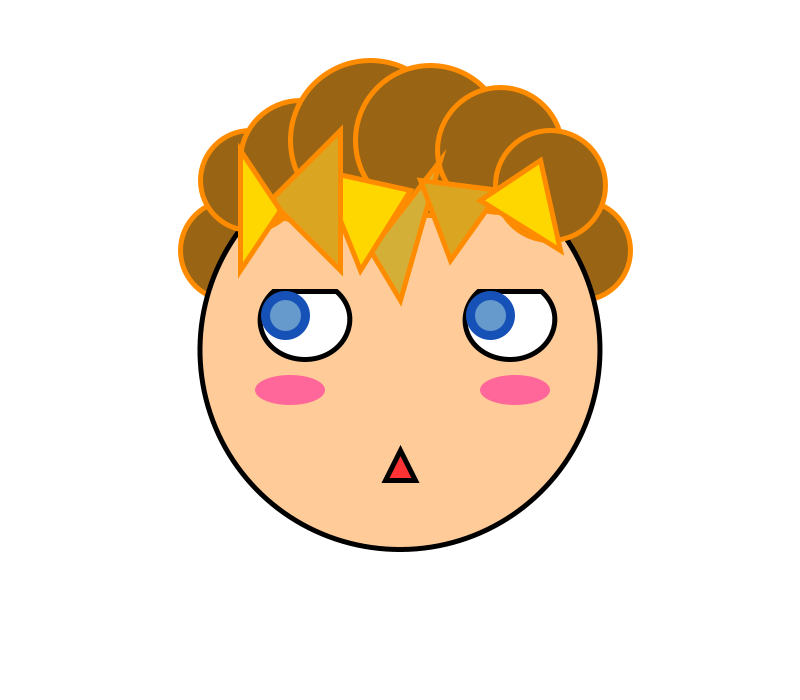
Frame 1 (no input)
Frame 60 (the mouse pressed at the canvas centre just before this capture): identical to frame 1, image omitted
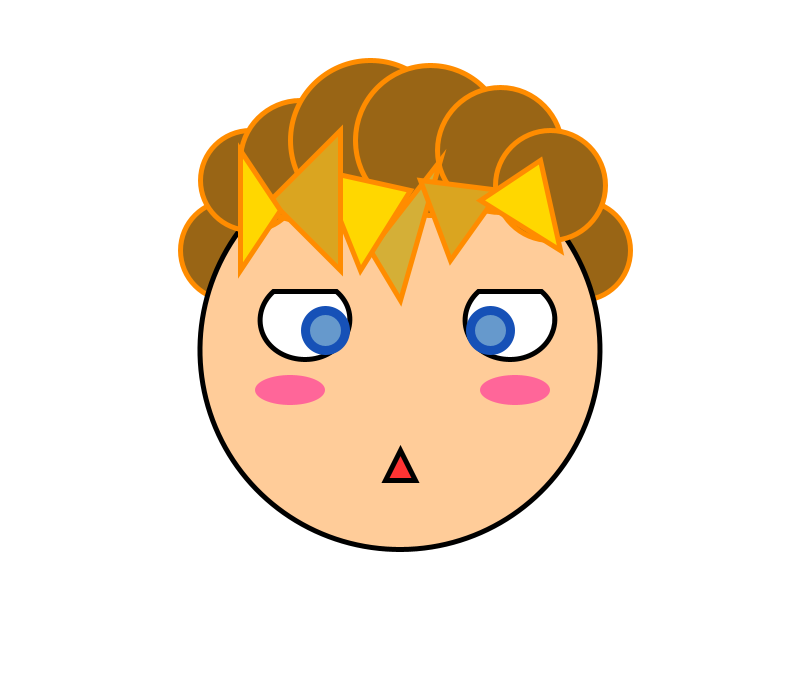
Frame 120 (the mouse held since frame 60 and released just before this capture)

The Processing sketch that drew these frames (run headless with seeded random() and noise(); from frame 60 on, the mouse is pressed at the canvas centre):

// Processing sketch: processing_160401
// ── processing_160401.pde


int rightX;
int rightY;
int leftX;
int leftY;
void setup(){
  size(800,700);
  
}

void draw(){
  
  rightX=constrain(mouseX, 490, 530);
  rightY=constrain(mouseY, 315, 330);
  leftX=constrain(mouseX, 285, 325);
  leftY=constrain(mouseY,315,330);
//Background
background(255);

//Back hair part 2
fill(153,101,21);
stroke(255,140,0);
strokeWeight(5);
ellipse(580,250,100,100);
ellipse(230,250,100,100);

//Face arc
fill(255, 204, 153);
stroke(0, 0, 0);
strokeWeight(5);
arc(400, 350, 400, 400, -0.8, PI+QUARTER_PI, CHORD);

//Mouth
fill(255, 51, 51);
triangle(400, 450, 385, 480, 415, 480);

//Blush Left
noStroke();
fill(255, 102, 153);
ellipse(290, 390, 70, 30);

//Blush Right
ellipse(515, 390, 70, 30);

//Left Eye
fill(255);
stroke(0, 0, 0);
strokeWeight(5);
arc(305, 320, 90, 80, -0.8, PI+QUARTER_PI, CHORD);

//Right Eye
arc(510, 320, 90, 80, -0.8, PI+QUARTER_PI, CHORD);

//Left Pupil
fill(102, 153, 204);
stroke(22, 81, 183);
strokeWeight(9);
ellipse(leftX,leftY, 40, 40);

//Right Pupil

ellipse(rightX, rightY, 40, 40);


//Back Hair
fill(153,101,21);
stroke(255,140,0);
strokeWeight(5);
ellipse(250,180,100,100);
ellipse(300,160,120,120);
ellipse(370,140,160,160);
ellipse(430,140,150,150);
ellipse(500,150,125,125);
ellipse(550,185,110,110);

//Hair Pieces

/////////1
fill(212,175,55);
stroke(255,140,0);
strokeWeight(5);
triangle(400,300,370,250,440,160);
 
 /////////2
 
 fill(255,215,0);
 triangle(320,170,360,270,410,190);
 
 /////////3
 
 fill(218,165,32);
 triangle(340,270,340,130,270,200);
 
 /////////4
 
 triangle(420,180,450,260,500,190);

/////////5
fill(255,215,0);
triangle(540,160,480,200,560,250);

/////////6
triangle(280,210,240,150,240,270);

}

/* Some credit goes to Anthony for teaching me how to use 
constrain for the eyes! */
